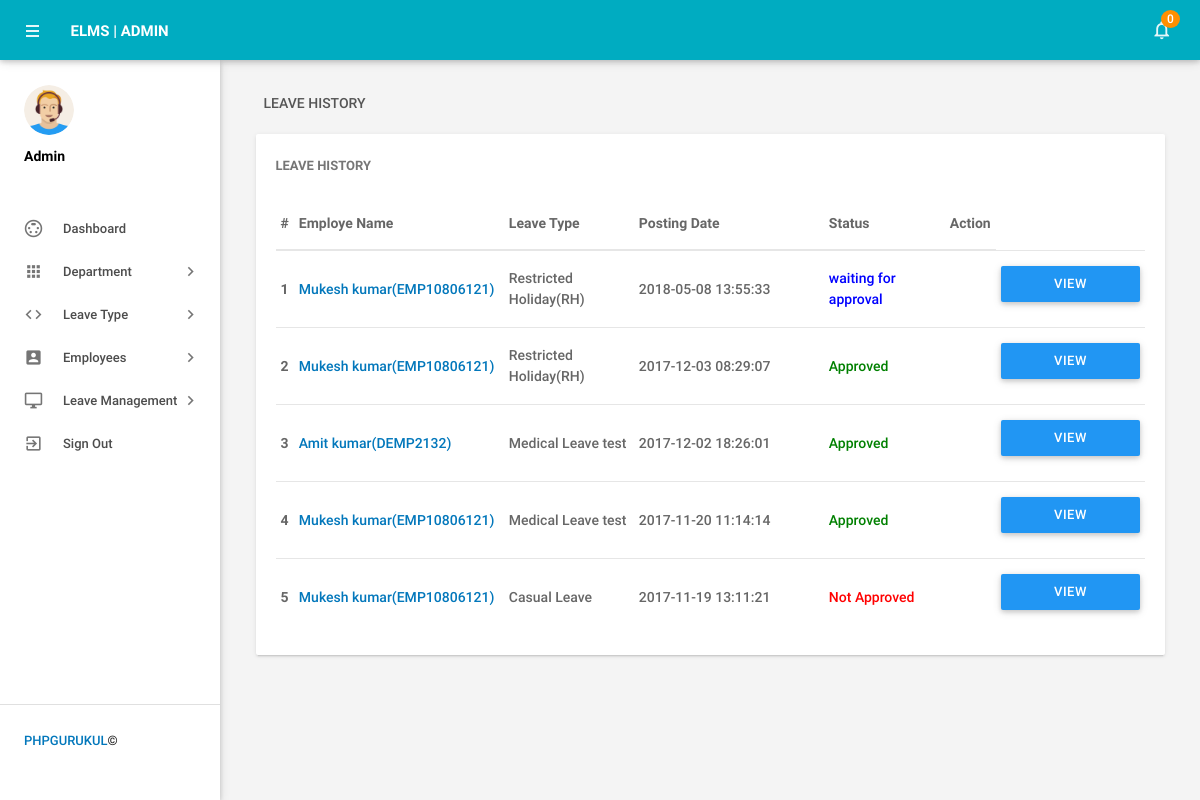
The page /admin/leaves.php (signed in) on the database its author committed.
### tables this page shows
CREATE TABLE `tblleaves` (
  `id` int(11) NOT NULL,
  `LeaveType` varchar(110) NOT NULL,
  `ToDate` varchar(120) NOT NULL,
  `FromDate` varchar(120) NOT NULL,
  `Description` mediumtext NOT NULL,
  `PostingDate` timestamp NOT NULL DEFAULT CURRENT_TIMESTAMP,
  `AdminRemark` mediumtext,
  `AdminRemarkDate` varchar(120) DEFAULT NULL,
  `Status` int(1) NOT NULL,
  `IsRead` int(1) NOT NULL,
  `empid` int(11) DEFAULT NULL
);

CREATE TABLE `tblemployees` (
  `id` int(11) NOT NULL,
  `EmpId` varchar(100) NOT NULL,
  `FirstName` varchar(150) NOT NULL,
  `LastName` varchar(150) NOT NULL,
  `EmailId` varchar(200) NOT NULL,
  `Password` varchar(180) NOT NULL,
  `Gender` varchar(100) NOT NULL,
  `Dob` varchar(100) NOT NULL,
  `Department` varchar(255) NOT NULL,
  `Address` varchar(255) NOT NULL,
  `City` varchar(200) NOT NULL,
  `Country` varchar(150) NOT NULL,
  `Phonenumber` char(11) NOT NULL,
  `Status` int(1) NOT NULL,
  `RegDate` timestamp NOT NULL DEFAULT CURRENT_TIMESTAMP
);

### admin/leaves.php (the view, shortened to what this page needs)
<?php
include('includes/config.php');
if(strlen($_SESSION['alogin'])==0)
    {
header('location:index.php');
}
else{
 ?>
<!DOCTYPE html>
<html lang="en">
    <head>
        <link type="text/css" rel="stylesheet" href="../assets/plugins/materialize/css/materialize.min.css"/>
        <link href="../assets/plugins/material-preloader/css/materialPreloader.min.css" rel="stylesheet">
        <link href="../assets/plugins/datatables/css/jquery.dataTables.min.css" rel="stylesheet">
                <link href="../assets/plugins/google-code-prettify/prettify.css" rel="stylesheet" type="text/css"/>
        <link href="../assets/css/alpha.min.css" rel="stylesheet" type="text/css"/>
        <link href="../assets/css/custom.css" rel="stylesheet" type="text/css"/>
    </head>
    <body>
       <?php include('includes/header.php');?>
       <?php include('includes/sidebar.php');?>
            <main class="mn-inner">
                <div class="row">
                    <div class="col s12">
                        <div class="page-title">Leave History</div>
                    </div>
                    <div class="col s12 m12 l12">
                        <div class="card">
                            <div class="card-content">
                                <span class="card-title">Leave History</span>
                                <table id="example" class="display responsive-table ">
                                    <thead>
                                        <tr>
                                            <th>#</th>
                                            <th width="200">Employe Name</th>
                                            <th width="120">Leave Type</th>
                                             <th width="180">Posting Date</th>
                                            <th>Status</th>
                                            <th align="center">Action</th>
                                        </tr>
                                    </thead>
                                    <tbody>
<?php $sql = "SELECT tblleaves.id as lid,tblemployees.FirstName,tblemployees.LastName,tblemployees.EmpId,tblemployees.id,tblleaves.LeaveType,tblleaves.PostingDate,tblleaves.Status from tblleaves join tblemployees on tblleaves.empid=tblemployees.id order by lid desc";
$query = $dbh -> prepare($sql);
$query->execute();
$results=$query->fetchAll(PDO::FETCH_OBJ);
$cnt=1;
if($query->rowCount() > 0)
{
foreach($results as $result)
{
      ?>
                                        <tr>
                                            <td> <b><?php echo htmlentities($cnt);?></b></td>
                                              <td><a href="editemployee.php?empid=<?php echo htmlentities($result->id);?>" target="_blank"><?php echo htmlentities($result->FirstName." ".$result->LastName);?>(<?php echo htmlentities($result->EmpId);?>)</a></td>
                                            <td><?php echo htmlentities($result->LeaveType);?></td>
                                            <td><?php echo htmlentities($result->PostingDate);?></td>
                                                                       <td><?php $stats=$result->Status;
if($stats==1){
                                             ?>
                                                 <span style="color: green">Approved</span>
                                                 <?php } if($stats==2)  { ?>
                                                <span style="color: red">Not Approved</span>
                                                 <?php } if($stats==0)  { ?>
 <span style="color: blue">waiting for approval</span>
 <?php } ?>
                                             </td>
          <td>
           <td><a href="leave-details.php?leaveid=<?php echo htmlentities($result->lid);?>" class="waves-effect waves-light btn blue m-b-xs"  > View Details</a></td>
                                    </tr>
                                         <?php $cnt++;} }?>
                                    </tbody>
                                </table>
                            </div>
                        </div>
                    </div>
                </div>
            </main>
        </div>
        <div class="left-sidebar-hover"></div>
    </body>
</html>
<?php } ?>

### rows shown on the page
tblleaves: tblemployees.FirstName+LastName "Mukesh kumar", tblemployees.EmpId "EMP10806121", LeaveType "Restricted Holiday(RH)", PostingDate "2018-05-08 13:55:33", Status "waiting for approval"
tblleaves: tblemployees.FirstName+LastName "Mukesh kumar", tblemployees.EmpId "EMP10806121", LeaveType "Restricted Holiday(RH)", PostingDate "2017-12-03 08:29:07", Status "Approved"
tblleaves: tblemployees.FirstName+LastName "Amit kumar", tblemployees.EmpId "DEMP2132", LeaveType "Medical Leave test", PostingDate "2017-12-02 18:26:01", Status "Approved"
tblleaves: tblemployees.FirstName+LastName "Mukesh kumar", tblemployees.EmpId "EMP10806121", LeaveType "Medical Leave test", PostingDate "2017-11-20 11:14:14", Status "Approved"
tblleaves: tblemployees.FirstName+LastName "Mukesh kumar", tblemployees.EmpId "EMP10806121", LeaveType "Casual Leave", PostingDate "2017-11-19 13:11:21", Status "Not Approved"

### other values the page prints
$unreadcount "0"
